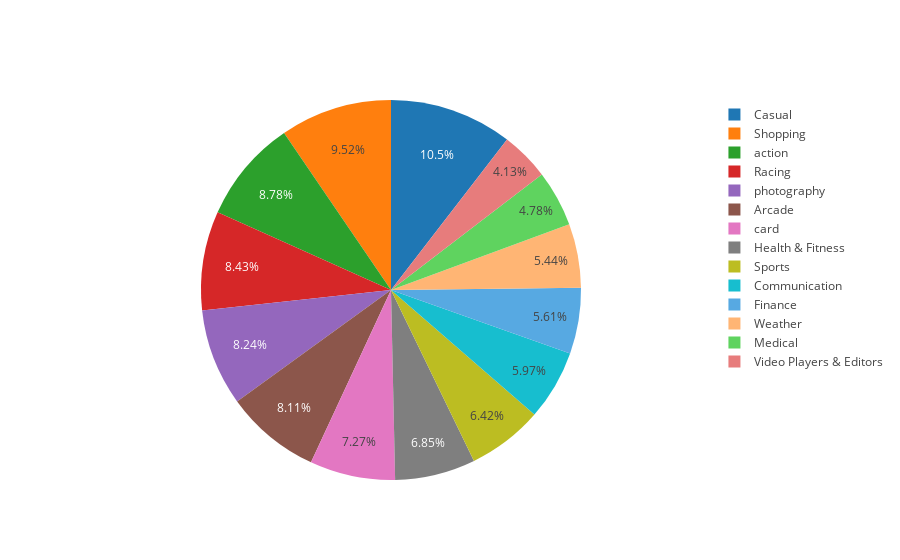

Source (notebook cell):
### Code cell
import plotly
import matplotlib.pyplot as plt
# connected=True means it will download the latest version of plotly javascript library.
plotly.offline.init_notebook_mode(connected=True)
import plotly.graph_objs as go

import plotly.figure_factory as ff
number_of_apps_in_category = data['cetagory'].value_counts().sort_values(ascending=True)

data = [go.Pie(
        labels = number_of_apps_in_category.index,
        values = number_of_apps_in_category.values,
        hoverinfo = 'label+value'
    
)]

plotly.offline.iplot(data, filename='active_category')
plt.savefig('pie_chart.pdf')

### Figure 1 — Plotly figure (JSON) as saved in the notebook; plotly's stock layout.template omitted (floating-point values rounded to 4 significant figures)
{"data": [{"hoverinfo": "label+value", "labels": ["Video Players & Editors", "Medical", "Weather", "Finance", "Communication", "Sports", "Health & Fitness", "card", "Arcade", "photography", "Racing", "action", "Shopping", "Casual"], "type": "pie", "values": [20781, 24002, 27324, 28220, 30000, 32280, 34415, 36520, 40751, 41440, 42384, 44141, 47840, 52560]}], "layout": {}}
